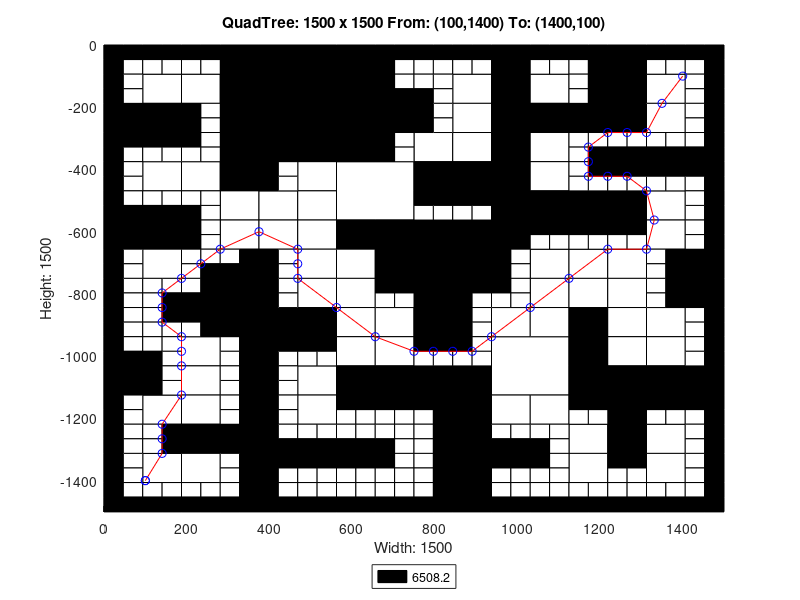

Write the MATLAB code that produced this figure.
axis([0 1500 -1500 0]);
title('QuadTree: 1500 x 1500 From: (100,1400) To: (1400,100)');
xlabel('Width: 1500');
ylabel('Height: 1500');
rectangle('Position',[375 -187.5 187.5 187.5], 'FaceColor',[0 0 0]);
rectangle('Position',[375 -375 187.5 187.5], 'FaceColor',[0 0 0]);
rectangle('Position',[562.5 -562.5 187.5 187.5], 'FaceColor',[1 1 1]);
rectangle('Position',[750 -750 187.5 187.5], 'FaceColor',[0 0 0]);
rectangle('Position',[937.5 -1125 187.5 187.5], 'FaceColor',[1 1 1]);
rectangle('Position',[93.75 -187.5 93.75 93.75], 'FaceColor',[1 1 1]);
rectangle('Position',[281.25 -93.75 93.75 93.75], 'FaceColor',[0 0 0]);
rectangle('Position',[187.5 -187.5 93.75 93.75], 'FaceColor',[1 1 1]);
rectangle('Position',[281.25 -187.5 93.75 93.75], 'FaceColor',[0 0 0]);
rectangle('Position',[0 -281.25 93.75 93.75], 'FaceColor',[0 0 0]);
rectangle('Position',[93.75 -281.25 93.75 93.75], 'FaceColor',[0 0 0]);
rectangle('Position',[281.25 -281.25 93.75 93.75], 'FaceColor',[0 0 0]);
rectangle('Position',[281.25 -375 93.75 93.75], 'FaceColor',[0 0 0]);
rectangle('Position',[562.5 -93.75 93.75 93.75], 'FaceColor',[0 0 0]);
rectangle('Position',[562.5 -187.5 93.75 93.75], 'FaceColor',[0 0 0]);
rectangle('Position',[562.5 -281.25 93.75 93.75], 'FaceColor',[0 0 0]);
rectangle('Position',[656.25 -281.25 93.75 93.75], 'FaceColor',[0 0 0]);
rectangle('Position',[562.5 -375 93.75 93.75], 'FaceColor',[0 0 0]);
rectangle('Position',[93.75 -468.75 93.75 93.75], 'FaceColor',[1 1 1]);
rectangle('Position',[187.5 -468.75 93.75 93.75], 'FaceColor',[1 1 1]);
rectangle('Position',[281.25 -468.75 93.75 93.75], 'FaceColor',[0 0 0]);
rectangle('Position',[281.25 -562.5 93.75 93.75], 'FaceColor',[1 1 1]);
rectangle('Position',[0 -656.25 93.75 93.75], 'FaceColor',[0 0 0]);
rectangle('Position',[93.75 -656.25 93.75 93.75], 'FaceColor',[0 0 0]);
rectangle('Position',[93.75 -750 93.75 93.75], 'FaceColor',[1 1 1]);
rectangle('Position',[281.25 -656.25 93.75 93.75], 'FaceColor',[1 1 1]);
rectangle('Position',[468.75 -468.75 93.75 93.75], 'FaceColor',[1 1 1]);
rectangle('Position',[375 -562.5 93.75 93.75], 'FaceColor',[1 1 1]);
rectangle('Position',[468.75 -562.5 93.75 93.75], 'FaceColor',[1 1 1]);
rectangle('Position',[375 -656.25 93.75 93.75], 'FaceColor',[1 1 1]);
rectangle('Position',[468.75 -656.25 93.75 93.75], 'FaceColor',[1 1 1]);
rectangle('Position',[468.75 -750 93.75 93.75], 'FaceColor',[1 1 1]);
rectangle('Position',[562.5 -656.25 93.75 93.75], 'FaceColor',[0 0 0]);
rectangle('Position',[656.25 -656.25 93.75 93.75], 'FaceColor',[0 0 0]);
rectangle('Position',[562.5 -750 93.75 93.75], 'FaceColor',[1 1 1]);
rectangle('Position',[656.25 -750 93.75 93.75], 'FaceColor',[0 0 0]);
rectangle('Position',[843.75 -187.5 93.75 93.75], 'FaceColor',[1 1 1]);
rectangle('Position',[937.5 -93.75 93.75 93.75], 'FaceColor',[0 0 0]);
rectangle('Position',[937.5 -187.5 93.75 93.75], 'FaceColor',[0 0 0]);
rectangle('Position',[1031.25 -187.5 93.75 93.75], 'FaceColor',[1 1 1]);
rectangle('Position',[843.75 -281.25 93.75 93.75], 'FaceColor',[1 1 1]);
rectangle('Position',[750 -375 93.75 93.75], 'FaceColor',[1 1 1]);
rectangle('Position',[843.75 -375 93.75 93.75], 'FaceColor',[1 1 1]);
rectangle('Position',[937.5 -281.25 93.75 93.75], 'FaceColor',[0 0 0]);
rectangle('Position',[1031.25 -281.25 93.75 93.75], 'FaceColor',[0 0 0]);
rectangle('Position',[937.5 -375 93.75 93.75], 'FaceColor',[0 0 0]);
rectangle('Position',[1031.25 -375 93.75 93.75], 'FaceColor',[1 1 1]);
rectangle('Position',[1218.75 -93.75 93.75 93.75], 'FaceColor',[0 0 0]);
rectangle('Position',[1218.75 -187.5 93.75 93.75], 'FaceColor',[0 0 0]);
rectangle('Position',[1312.5 -187.5 93.75 93.75], 'FaceColor',[1 1 1]);
rectangle('Position',[1125 -281.25 93.75 93.75], 'FaceColor',[0 0 0]);
rectangle('Position',[1218.75 -281.25 93.75 93.75], 'FaceColor',[0 0 0]);
rectangle('Position',[1312.5 -281.25 93.75 93.75], 'FaceColor',[1 1 1]);
rectangle('Position',[750 -468.75 93.75 93.75], 'FaceColor',[0 0 0]);
rectangle('Position',[843.75 -468.75 93.75 93.75], 'FaceColor',[0 0 0]);
rectangle('Position',[937.5 -468.75 93.75 93.75], 'FaceColor',[0 0 0]);
rectangle('Position',[1031.25 -468.75 93.75 93.75], 'FaceColor',[1 1 1]);
rectangle('Position',[937.5 -562.5 93.75 93.75], 'FaceColor',[0 0 0]);
rectangle('Position',[1031.25 -562.5 93.75 93.75], 'FaceColor',[0 0 0]);
rectangle('Position',[937.5 -656.25 93.75 93.75], 'FaceColor',[0 0 0]);
rectangle('Position',[1031.25 -750 93.75 93.75], 'FaceColor',[1 1 1]);
rectangle('Position',[1125 -562.5 93.75 93.75], 'FaceColor',[0 0 0]);
rectangle('Position',[1218.75 -562.5 93.75 93.75], 'FaceColor',[0 0 0]);
rectangle('Position',[1312.5 -562.5 93.75 93.75], 'FaceColor',[1 1 1]);
rectangle('Position',[1125 -750 93.75 93.75], 'FaceColor',[1 1 1]);
rectangle('Position',[1218.75 -750 93.75 93.75], 'FaceColor',[1 1 1]);
rectangle('Position',[1312.5 -656.25 93.75 93.75], 'FaceColor',[1 1 1]);
rectangle('Position',[1406.25 -750 93.75 93.75], 'FaceColor',[0 0 0]);
rectangle('Position',[281.25 -843.75 93.75 93.75], 'FaceColor',[0 0 0]);
rectangle('Position',[281.25 -937.5 93.75 93.75], 'FaceColor',[0 0 0]);
rectangle('Position',[0 -1125 93.75 93.75], 'FaceColor',[0 0 0]);
rectangle('Position',[187.5 -1031.25 93.75 93.75], 'FaceColor',[1 1 1]);
rectangle('Position',[187.5 -1125 93.75 93.75], 'FaceColor',[1 1 1]);
rectangle('Position',[468.75 -843.75 93.75 93.75], 'FaceColor',[1 1 1]);
rectangle('Position',[375 -937.5 93.75 93.75], 'FaceColor',[0 0 0]);
rectangle('Position',[468.75 -937.5 93.75 93.75], 'FaceColor',[0 0 0]);
rectangle('Position',[562.5 -843.75 93.75 93.75], 'FaceColor',[1 1 1]);
rectangle('Position',[562.5 -937.5 93.75 93.75], 'FaceColor',[1 1 1]);
rectangle('Position',[656.25 -937.5 93.75 93.75], 'FaceColor',[1 1 1]);
rectangle('Position',[468.75 -1125 93.75 93.75], 'FaceColor',[1 1 1]);
rectangle('Position',[562.5 -1031.25 93.75 93.75], 'FaceColor',[1 1 1]);
rectangle('Position',[656.25 -1031.25 93.75 93.75], 'FaceColor',[1 1 1]);
rectangle('Position',[562.5 -1125 93.75 93.75], 'FaceColor',[0 0 0]);
rectangle('Position',[656.25 -1125 93.75 93.75], 'FaceColor',[0 0 0]);
rectangle('Position',[93.75 -1218.75 93.75 93.75], 'FaceColor',[1 1 1]);
rectangle('Position',[187.5 -1218.75 93.75 93.75], 'FaceColor',[1 1 1]);
rectangle('Position',[187.5 -1312.5 93.75 93.75], 'FaceColor',[0 0 0]);
rectangle('Position',[281.25 -1312.5 93.75 93.75], 'FaceColor',[0 0 0]);
rectangle('Position',[93.75 -1406.25 93.75 93.75], 'FaceColor',[1 1 1]);
rectangle('Position',[187.5 -1406.25 93.75 93.75], 'FaceColor',[1 1 1]);
rectangle('Position',[468.75 -1218.75 93.75 93.75], 'FaceColor',[1 1 1]);
rectangle('Position',[750 -843.75 93.75 93.75], 'FaceColor',[0 0 0]);
rectangle('Position',[750 -937.5 93.75 93.75], 'FaceColor',[0 0 0]);
rectangle('Position',[1031.25 -843.75 93.75 93.75], 'FaceColor',[1 1 1]);
rectangle('Position',[937.5 -937.5 93.75 93.75], 'FaceColor',[1 1 1]);
rectangle('Position',[1031.25 -937.5 93.75 93.75], 'FaceColor',[1 1 1]);
rectangle('Position',[750 -1125 93.75 93.75], 'FaceColor',[0 0 0]);
rectangle('Position',[843.75 -1125 93.75 93.75], 'FaceColor',[0 0 0]);
rectangle('Position',[1125 -843.75 93.75 93.75], 'FaceColor',[1 1 1]);
rectangle('Position',[1218.75 -843.75 93.75 93.75], 'FaceColor',[1 1 1]);
rectangle('Position',[1125 -937.5 93.75 93.75], 'FaceColor',[0 0 0]);
rectangle('Position',[1218.75 -937.5 93.75 93.75], 'FaceColor',[1 1 1]);
rectangle('Position',[1406.25 -843.75 93.75 93.75], 'FaceColor',[0 0 0]);
rectangle('Position',[1312.5 -937.5 93.75 93.75], 'FaceColor',[1 1 1]);
rectangle('Position',[1125 -1031.25 93.75 93.75], 'FaceColor',[0 0 0]);
rectangle('Position',[1218.75 -1031.25 93.75 93.75], 'FaceColor',[1 1 1]);
rectangle('Position',[1125 -1125 93.75 93.75], 'FaceColor',[0 0 0]);
rectangle('Position',[1218.75 -1125 93.75 93.75], 'FaceColor',[0 0 0]);
rectangle('Position',[1312.5 -1031.25 93.75 93.75], 'FaceColor',[1 1 1]);
rectangle('Position',[1312.5 -1125 93.75 93.75], 'FaceColor',[0 0 0]);
rectangle('Position',[1406.25 -1125 93.75 93.75], 'FaceColor',[0 0 0]);
rectangle('Position',[843.75 -1218.75 93.75 93.75], 'FaceColor',[0 0 0]);
rectangle('Position',[843.75 -1312.5 93.75 93.75], 'FaceColor',[0 0 0]);
rectangle('Position',[937.5 -1218.75 93.75 93.75], 'FaceColor',[1 1 1]);
rectangle('Position',[1031.25 -1218.75 93.75 93.75], 'FaceColor',[1 1 1]);
rectangle('Position',[843.75 -1406.25 93.75 93.75], 'FaceColor',[0 0 0]);
rectangle('Position',[843.75 -1500 93.75 93.75], 'FaceColor',[0 0 0]);
rectangle('Position',[1218.75 -1218.75 93.75 93.75], 'FaceColor',[0 0 0]);
rectangle('Position',[1125 -1312.5 93.75 93.75], 'FaceColor',[1 1 1]);
rectangle('Position',[1218.75 -1312.5 93.75 93.75], 'FaceColor',[0 0 0]);
rectangle('Position',[1312.5 -1312.5 93.75 93.75], 'FaceColor',[1 1 1]);
rectangle('Position',[1125 -1406.25 93.75 93.75], 'FaceColor',[1 1 1]);
rectangle('Position',[1312.5 -1406.25 93.75 93.75], 'FaceColor',[1 1 1]);
rectangle('Position',[0 -46.875 46.875 46.875], 'FaceColor',[0 0 0]);
rectangle('Position',[46.875 -46.875 46.875 46.875], 'FaceColor',[0 0 0]);
rectangle('Position',[0 -93.75 46.875 46.875], 'FaceColor',[0 0 0]);
rectangle('Position',[46.875 -93.75 46.875 46.875], 'FaceColor',[1 1 1]);
rectangle('Position',[93.75 -46.875 46.875 46.875], 'FaceColor',[0 0 0]);
rectangle('Position',[140.625 -46.875 46.875 46.875], 'FaceColor',[0 0 0]);
rectangle('Position',[93.75 -93.75 46.875 46.875], 'FaceColor',[1 1 1]);
rectangle('Position',[140.625 -93.75 46.875 46.875], 'FaceColor',[1 1 1]);
rectangle('Position',[0 -140.625 46.875 46.875], 'FaceColor',[0 0 0]);
rectangle('Position',[46.875 -140.625 46.875 46.875], 'FaceColor',[1 1 1]);
rectangle('Position',[0 -187.5 46.875 46.875], 'FaceColor',[0 0 0]);
rectangle('Position',[46.875 -187.5 46.875 46.875], 'FaceColor',[1 1 1]);
rectangle('Position',[187.5 -46.875 46.875 46.875], 'FaceColor',[0 0 0]);
rectangle('Position',[234.375 -46.875 46.875 46.875], 'FaceColor',[0 0 0]);
rectangle('Position',[187.5 -93.75 46.875 46.875], 'FaceColor',[1 1 1]);
rectangle('Position',[234.375 -93.75 46.875 46.875], 'FaceColor',[1 1 1]);
rectangle('Position',[0 -328.125 46.875 46.875], 'FaceColor',[0 0 0]);
rectangle('Position',[46.875 -328.125 46.875 46.875], 'FaceColor',[0 0 0]);
rectangle('Position',[0 -375 46.875 46.875], 'FaceColor',[0 0 0]);
rectangle('Position',[46.875 -375 46.875 46.875], 'FaceColor',[1 1 1]);
rectangle('Position',[93.75 -328.125 46.875 46.875], 'FaceColor',[0 0 0]);
rectangle('Position',[140.625 -328.125 46.875 46.875], 'FaceColor',[0 0 0]);
rectangle('Position',[93.75 -375 46.875 46.875], 'FaceColor',[1 1 1]);
rectangle('Position',[140.625 -375 46.875 46.875], 'FaceColor',[1 1 1]);
rectangle('Position',[187.5 -234.375 46.875 46.875], 'FaceColor',[0 0 0]);
rectangle('Position',[234.375 -234.375 46.875 46.875], 'FaceColor',[1 1 1]);
rectangle('Position',[187.5 -281.25 46.875 46.875], 'FaceColor',[0 0 0]);
rectangle('Position',[234.375 -281.25 46.875 46.875], 'FaceColor',[1 1 1]);
rectangle('Position',[187.5 -328.125 46.875 46.875], 'FaceColor',[0 0 0]);
rectangle('Position',[234.375 -328.125 46.875 46.875], 'FaceColor',[1 1 1]);
rectangle('Position',[187.5 -375 46.875 46.875], 'FaceColor',[1 1 1]);
rectangle('Position',[234.375 -375 46.875 46.875], 'FaceColor',[1 1 1]);
rectangle('Position',[656.25 -46.875 46.875 46.875], 'FaceColor',[0 0 0]);
rectangle('Position',[703.125 -46.875 46.875 46.875], 'FaceColor',[0 0 0]);
rectangle('Position',[656.25 -93.75 46.875 46.875], 'FaceColor',[0 0 0]);
rectangle('Position',[703.125 -93.75 46.875 46.875], 'FaceColor',[1 1 1]);
rectangle('Position',[656.25 -140.625 46.875 46.875], 'FaceColor',[0 0 0]);
rectangle('Position',[703.125 -140.625 46.875 46.875], 'FaceColor',[1 1 1]);
rectangle('Position',[656.25 -187.5 46.875 46.875], 'FaceColor',[0 0 0]);
rectangle('Position',[703.125 -187.5 46.875 46.875], 'FaceColor',[0 0 0]);
rectangle('Position',[656.25 -328.125 46.875 46.875], 'FaceColor',[0 0 0]);
rectangle('Position',[703.125 -328.125 46.875 46.875], 'FaceColor',[1 1 1]);
rectangle('Position',[656.25 -375 46.875 46.875], 'FaceColor',[0 0 0]);
rectangle('Position',[703.125 -375 46.875 46.875], 'FaceColor',[1 1 1]);
rectangle('Position',[0 -421.875 46.875 46.875], 'FaceColor',[0 0 0]);
rectangle('Position',[46.875 -421.875 46.875 46.875], 'FaceColor',[1 1 1]);
rectangle('Position',[0 -468.75 46.875 46.875], 'FaceColor',[0 0 0]);
rectangle('Position',[46.875 -468.75 46.875 46.875], 'FaceColor',[1 1 1]);
rectangle('Position',[0 -515.625 46.875 46.875], 'FaceColor',[0 0 0]);
rectangle('Position',[46.875 -515.625 46.875 46.875], 'FaceColor',[1 1 1]);
rectangle('Position',[0 -562.5 46.875 46.875], 'FaceColor',[0 0 0]);
rectangle('Position',[46.875 -562.5 46.875 46.875], 'FaceColor',[0 0 0]);
rectangle('Position',[93.75 -515.625 46.875 46.875], 'FaceColor',[1 1 1]);
rectangle('Position',[140.625 -515.625 46.875 46.875], 'FaceColor',[1 1 1]);
rectangle('Position',[93.75 -562.5 46.875 46.875], 'FaceColor',[0 0 0]);
rectangle('Position',[140.625 -562.5 46.875 46.875], 'FaceColor',[0 0 0]);
rectangle('Position',[187.5 -515.625 46.875 46.875], 'FaceColor',[1 1 1]);
rectangle('Position',[234.375 -515.625 46.875 46.875], 'FaceColor',[1 1 1]);
rectangle('Position',[187.5 -562.5 46.875 46.875], 'FaceColor',[0 0 0]);
rectangle('Position',[234.375 -562.5 46.875 46.875], 'FaceColor',[1 1 1]);
rectangle('Position',[0 -703.125 46.875 46.875], 'FaceColor',[0 0 0]);
rectangle('Position',[46.875 -703.125 46.875 46.875], 'FaceColor',[1 1 1]);
rectangle('Position',[0 -750 46.875 46.875], 'FaceColor',[0 0 0]);
rectangle('Position',[46.875 -750 46.875 46.875], 'FaceColor',[1 1 1]);
rectangle('Position',[187.5 -609.375 46.875 46.875], 'FaceColor',[0 0 0]);
rectangle('Position',[234.375 -609.375 46.875 46.875], 'FaceColor',[1 1 1]);
rectangle('Position',[187.5 -656.25 46.875 46.875], 'FaceColor',[0 0 0]);
rectangle('Position',[234.375 -656.25 46.875 46.875], 'FaceColor',[1 1 1]);
rectangle('Position',[187.5 -703.125 46.875 46.875], 'FaceColor',[1 1 1]);
rectangle('Position',[234.375 -703.125 46.875 46.875], 'FaceColor',[1 1 1]);
rectangle('Position',[187.5 -750 46.875 46.875], 'FaceColor',[1 1 1]);
rectangle('Position',[234.375 -750 46.875 46.875], 'FaceColor',[0 0 0]);
rectangle('Position',[281.25 -703.125 46.875 46.875], 'FaceColor',[1 1 1]);
rectangle('Position',[328.125 -703.125 46.875 46.875], 'FaceColor',[0 0 0]);
rectangle('Position',[281.25 -750 46.875 46.875], 'FaceColor',[0 0 0]);
rectangle('Position',[328.125 -750 46.875 46.875], 'FaceColor',[0 0 0]);
rectangle('Position',[375 -421.875 46.875 46.875], 'FaceColor',[0 0 0]);
rectangle('Position',[421.875 -421.875 46.875 46.875], 'FaceColor',[1 1 1]);
rectangle('Position',[375 -468.75 46.875 46.875], 'FaceColor',[0 0 0]);
rectangle('Position',[421.875 -468.75 46.875 46.875], 'FaceColor',[1 1 1]);
rectangle('Position',[375 -703.125 46.875 46.875], 'FaceColor',[0 0 0]);
rectangle('Position',[421.875 -703.125 46.875 46.875], 'FaceColor',[1 1 1]);
rectangle('Position',[375 -750 46.875 46.875], 'FaceColor',[0 0 0]);
rectangle('Position',[421.875 -750 46.875 46.875], 'FaceColor',[1 1 1]);
rectangle('Position',[750 -46.875 46.875 46.875], 'FaceColor',[0 0 0]);
rectangle('Position',[796.875 -46.875 46.875 46.875], 'FaceColor',[0 0 0]);
rectangle('Position',[750 -93.75 46.875 46.875], 'FaceColor',[1 1 1]);
rectangle('Position',[796.875 -93.75 46.875 46.875], 'FaceColor',[1 1 1]);
rectangle('Position',[843.75 -46.875 46.875 46.875], 'FaceColor',[0 0 0]);
rectangle('Position',[890.625 -46.875 46.875 46.875], 'FaceColor',[0 0 0]);
rectangle('Position',[843.75 -93.75 46.875 46.875], 'FaceColor',[1 1 1]);
rectangle('Position',[890.625 -93.75 46.875 46.875], 'FaceColor',[1 1 1]);
rectangle('Position',[750 -140.625 46.875 46.875], 'FaceColor',[1 1 1]);
rectangle('Position',[796.875 -140.625 46.875 46.875], 'FaceColor',[1 1 1]);
rectangle('Position',[750 -187.5 46.875 46.875], 'FaceColor',[0 0 0]);
rectangle('Position',[796.875 -187.5 46.875 46.875], 'FaceColor',[1 1 1]);
rectangle('Position',[1031.25 -46.875 46.875 46.875], 'FaceColor',[0 0 0]);
rectangle('Position',[1078.12 -46.875 46.875 46.875], 'FaceColor',[0 0 0]);
rectangle('Position',[1031.25 -93.75 46.875 46.875], 'FaceColor',[1 1 1]);
rectangle('Position',[1078.12 -93.75 46.875 46.875], 'FaceColor',[1 1 1]);
rectangle('Position',[750 -234.375 46.875 46.875], 'FaceColor',[0 0 0]);
rectangle('Position',[796.875 -234.375 46.875 46.875], 'FaceColor',[1 1 1]);
rectangle('Position',[750 -281.25 46.875 46.875], 'FaceColor',[0 0 0]);
rectangle('Position',[796.875 -281.25 46.875 46.875], 'FaceColor',[1 1 1]);
rectangle('Position',[1125 -46.875 46.875 46.875], 'FaceColor',[0 0 0]);
rectangle('Position',[1171.88 -46.875 46.875 46.875], 'FaceColor',[0 0 0]);
rectangle('Position',[1125 -93.75 46.875 46.875], 'FaceColor',[1 1 1]);
rectangle('Position',[1171.88 -93.75 46.875 46.875], 'FaceColor',[0 0 0]);
rectangle('Position',[1125 -140.625 46.875 46.875], 'FaceColor',[1 1 1]);
rectangle('Position',[1171.88 -140.625 46.875 46.875], 'FaceColor',[0 0 0]);
rectangle('Position',[1125 -187.5 46.875 46.875], 'FaceColor',[1 1 1]);
rectangle('Position',[1171.88 -187.5 46.875 46.875], 'FaceColor',[0 0 0]);
rectangle('Position',[1312.5 -46.875 46.875 46.875], 'FaceColor',[0 0 0]);
rectangle('Position',[1359.38 -46.875 46.875 46.875], 'FaceColor',[0 0 0]);
rectangle('Position',[1312.5 -93.75 46.875 46.875], 'FaceColor',[1 1 1]);
rectangle('Position',[1359.38 -93.75 46.875 46.875], 'FaceColor',[1 1 1]);
rectangle('Position',[1406.25 -46.875 46.875 46.875], 'FaceColor',[0 0 0]);
rectangle('Position',[1453.12 -46.875 46.875 46.875], 'FaceColor',[0 0 0]);
rectangle('Position',[1406.25 -93.75 46.875 46.875], 'FaceColor',[1 1 1]);
rectangle('Position',[1453.12 -93.75 46.875 46.875], 'FaceColor',[0 0 0]);
rectangle('Position',[1406.25 -140.625 46.875 46.875], 'FaceColor',[1 1 1]);
rectangle('Position',[1453.12 -140.625 46.875 46.875], 'FaceColor',[0 0 0]);
rectangle('Position',[1406.25 -187.5 46.875 46.875], 'FaceColor',[1 1 1]);
rectangle('Position',[1453.12 -187.5 46.875 46.875], 'FaceColor',[0 0 0]);
rectangle('Position',[1125 -328.125 46.875 46.875], 'FaceColor',[1 1 1]);
rectangle('Position',[1171.88 -328.125 46.875 46.875], 'FaceColor',[1 1 1]);
rectangle('Position',[1125 -375 46.875 46.875], 'FaceColor',[1 1 1]);
rectangle('Position',[1171.88 -375 46.875 46.875], 'FaceColor',[0 0 0]);
rectangle('Position',[1218.75 -328.125 46.875 46.875], 'FaceColor',[1 1 1]);
rectangle('Position',[1265.62 -328.125 46.875 46.875], 'FaceColor',[1 1 1]);
rectangle('Position',[1218.75 -375 46.875 46.875], 'FaceColor',[0 0 0]);
rectangle('Position',[1265.62 -375 46.875 46.875], 'FaceColor',[0 0 0]);
rectangle('Position',[1406.25 -234.375 46.875 46.875], 'FaceColor',[1 1 1]);
rectangle('Position',[1453.12 -234.375 46.875 46.875], 'FaceColor',[0 0 0]);
rectangle('Position',[1406.25 -281.25 46.875 46.875], 'FaceColor',[1 1 1]);
rectangle('Position',[1453.12 -281.25 46.875 46.875], 'FaceColor',[0 0 0]);
rectangle('Position',[1312.5 -328.125 46.875 46.875], 'FaceColor',[1 1 1]);
rectangle('Position',[1359.38 -328.125 46.875 46.875], 'FaceColor',[1 1 1]);
rectangle('Position',[1312.5 -375 46.875 46.875], 'FaceColor',[0 0 0]);
rectangle('Position',[1359.38 -375 46.875 46.875], 'FaceColor',[0 0 0]);
rectangle('Position',[1406.25 -328.125 46.875 46.875], 'FaceColor',[1 1 1]);
rectangle('Position',[1453.12 -328.125 46.875 46.875], 'FaceColor',[0 0 0]);
rectangle('Position',[1406.25 -375 46.875 46.875], 'FaceColor',[0 0 0]);
rectangle('Position',[1453.12 -375 46.875 46.875], 'FaceColor',[0 0 0]);
rectangle('Position',[750 -515.625 46.875 46.875], 'FaceColor',[0 0 0]);
rectangle('Position',[796.875 -515.625 46.875 46.875], 'FaceColor',[0 0 0]);
rectangle('Position',[750 -562.5 46.875 46.875], 'FaceColor',[1 1 1]);
rectangle('Position',[796.875 -562.5 46.875 46.875], 'FaceColor',[1 1 1]);
rectangle('Position',[843.75 -515.625 46.875 46.875], 'FaceColor',[0 0 0]);
rectangle('Position',[890.625 -515.625 46.875 46.875], 'FaceColor',[0 0 0]);
rectangle('Position',[843.75 -562.5 46.875 46.875], 'FaceColor',[1 1 1]);
rectangle('Position',[890.625 -562.5 46.875 46.875], 'FaceColor',[1 1 1]);
rectangle('Position',[1031.25 -609.375 46.875 46.875], 'FaceColor',[0 0 0]);
rectangle('Position',[1078.12 -609.375 46.875 46.875], 'FaceColor',[0 0 0]);
rectangle('Position',[1031.25 -656.25 46.875 46.875], 'FaceColor',[1 1 1]);
rectangle('Position',[1078.12 -656.25 46.875 46.875], 'FaceColor',[1 1 1]);
rectangle('Position',[937.5 -703.125 46.875 46.875], 'FaceColor',[0 0 0]);
rectangle('Position',[984.375 -703.125 46.875 46.875], 'FaceColor',[1 1 1]);
rectangle('Position',[937.5 -750 46.875 46.875], 'FaceColor',[0 0 0]);
rectangle('Position',[984.375 -750 46.875 46.875], 'FaceColor',[1 1 1]);
rectangle('Position',[1125 -421.875 46.875 46.875], 'FaceColor',[1 1 1]);
rectangle('Position',[1171.88 -421.875 46.875 46.875], 'FaceColor',[0 0 0]);
rectangle('Position',[1125 -468.75 46.875 46.875], 'FaceColor',[1 1 1]);
rectangle('Position',[1171.88 -468.75 46.875 46.875], 'FaceColor',[1 1 1]);
rectangle('Position',[1218.75 -421.875 46.875 46.875], 'FaceColor',[0 0 0]);
rectangle('Position',[1265.62 -421.875 46.875 46.875], 'FaceColor',[0 0 0]);
rectangle('Position',[1218.75 -468.75 46.875 46.875], 'FaceColor',[1 1 1]);
rectangle('Position',[1265.62 -468.75 46.875 46.875], 'FaceColor',[1 1 1]);
rectangle('Position',[1312.5 -421.875 46.875 46.875], 'FaceColor',[0 0 0]);
rectangle('Position',[1359.38 -421.875 46.875 46.875], 'FaceColor',[0 0 0]);
rectangle('Position',[1312.5 -468.75 46.875 46.875], 'FaceColor',[1 1 1]);
rectangle('Position',[1359.38 -468.75 46.875 46.875], 'FaceColor',[1 1 1]);
rectangle('Position',[1406.25 -421.875 46.875 46.875], 'FaceColor',[0 0 0]);
rectangle('Position',[1453.12 -421.875 46.875 46.875], 'FaceColor',[0 0 0]);
rectangle('Position',[1406.25 -468.75 46.875 46.875], 'FaceColor',[1 1 1]);
rectangle('Position',[1453.12 -468.75 46.875 46.875], 'FaceColor',[0 0 0]);
rectangle('Position',[1406.25 -515.625 46.875 46.875], 'FaceColor',[1 1 1]);
rectangle('Position',[1453.12 -515.625 46.875 46.875], 'FaceColor',[0 0 0]);
rectangle('Position',[1406.25 -562.5 46.875 46.875], 'FaceColor',[1 1 1]);
rectangle('Position',[1453.12 -562.5 46.875 46.875], 'FaceColor',[0 0 0]);
rectangle('Position',[1125 -609.375 46.875 46.875], 'FaceColor',[0 0 0]);
rectangle('Position',[1171.88 -609.375 46.875 46.875], 'FaceColor',[0 0 0]);
rectangle('Position',[1125 -656.25 46.875 46.875], 'FaceColor',[1 1 1]);
rectangle('Position',[1171.88 -656.25 46.875 46.875], 'FaceColor',[1 1 1]);
rectangle('Position',[1218.75 -609.375 46.875 46.875], 'FaceColor',[0 0 0]);
rectangle('Position',[1265.62 -609.375 46.875 46.875], 'FaceColor',[0 0 0]);
rectangle('Position',[1218.75 -656.25 46.875 46.875], 'FaceColor',[1 1 1]);
rectangle('Position',[1265.62 -656.25 46.875 46.875], 'FaceColor',[1 1 1]);
rectangle('Position',[1406.25 -609.375 46.875 46.875], 'FaceColor',[1 1 1]);
rectangle('Position',[1453.12 -609.375 46.875 46.875], 'FaceColor',[0 0 0]);
rectangle('Position',[1406.25 -656.25 46.875 46.875], 'FaceColor',[1 1 1]);
rectangle('Position',[1453.12 -656.25 46.875 46.875], 'FaceColor',[0 0 0]);
rectangle('Position',[1312.5 -703.125 46.875 46.875], 'FaceColor',[1 1 1]);
rectangle('Position',[1359.38 -703.125 46.875 46.875], 'FaceColor',[0 0 0]);
rectangle('Position',[1312.5 -750 46.875 46.875], 'FaceColor',[1 1 1]);
rectangle('Position',[1359.38 -750 46.875 46.875], 'FaceColor',[0 0 0]);
rectangle('Position',[0 -796.875 46.875 46.875], 'FaceColor',[0 0 0]);
rectangle('Position',[46.875 -796.875 46.875 46.875], 'FaceColor',[1 1 1]);
rectangle('Position',[0 -843.75 46.875 46.875], 'FaceColor',[0 0 0]);
rectangle('Position',[46.875 -843.75 46.875 46.875], 'FaceColor',[1 1 1]);
rectangle('Position',[93.75 -796.875 46.875 46.875], 'FaceColor',[1 1 1]);
rectangle('Position',[140.625 -796.875 46.875 46.875], 'FaceColor',[1 1 1]);
rectangle('Position',[93.75 -843.75 46.875 46.875], 'FaceColor',[1 1 1]);
rectangle('Position',[140.625 -843.75 46.875 46.875], 'FaceColor',[0 0 0]);
rectangle('Position',[0 -890.625 46.875 46.875], 'FaceColor',[0 0 0]);
rectangle('Position',[46.875 -890.625 46.875 46.875], 'FaceColor',[1 1 1]);
rectangle('Position',[0 -937.5 46.875 46.875], 'FaceColor',[0 0 0]);
rectangle('Position',[46.875 -937.5 46.875 46.875], 'FaceColor',[1 1 1]);
rectangle('Position',[93.75 -890.625 46.875 46.875], 'FaceColor',[1 1 1]);
rectangle('Position',[140.625 -890.625 46.875 46.875], 'FaceColor',[0 0 0]);
rectangle('Position',[93.75 -937.5 46.875 46.875], 'FaceColor',[1 1 1]);
rectangle('Position',[140.625 -937.5 46.875 46.875], 'FaceColor',[1 1 1]);
rectangle('Position',[187.5 -796.875 46.875 46.875], 'FaceColor',[1 1 1]);
rectangle('Position',[234.375 -796.875 46.875 46.875], 'FaceColor',[0 0 0]);
rectangle('Position',[187.5 -843.75 46.875 46.875], 'FaceColor',[0 0 0]);
rectangle('Position',[234.375 -843.75 46.875 46.875], 'FaceColor',[0 0 0]);
rectangle('Position',[187.5 -890.625 46.875 46.875], 'FaceColor',[0 0 0]);
rectangle('Position',[234.375 -890.625 46.875 46.875], 'FaceColor',[0 0 0]);
rectangle('Position',[187.5 -937.5 46.875 46.875], 'FaceColor',[1 1 1]);
rectangle('Position',[234.375 -937.5 46.875 46.875], 'FaceColor',[0 0 0]);
rectangle('Position',[0 -984.375 46.875 46.875], 'FaceColor',[0 0 0]);
rectangle('Position',[46.875 -984.375 46.875 46.875], 'FaceColor',[1 1 1]);
rectangle('Position',[0 -1031.25 46.875 46.875], 'FaceColor',[0 0 0]);
rectangle('Position',[46.875 -1031.25 46.875 46.875], 'FaceColor',[0 0 0]);
rectangle('Position',[93.75 -984.375 46.875 46.875], 'FaceColor',[1 1 1]);
rectangle('Position',[140.625 -984.375 46.875 46.875], 'FaceColor',[1 1 1]);
rectangle('Position',[93.75 -1031.25 46.875 46.875], 'FaceColor',[0 0 0]);
rectangle('Position',[140.625 -1031.25 46.875 46.875], 'FaceColor',[1 1 1]);
rectangle('Position',[93.75 -1078.12 46.875 46.875], 'FaceColor',[0 0 0]);
rectangle('Position',[140.625 -1078.12 46.875 46.875], 'FaceColor',[1 1 1]);
rectangle('Position',[93.75 -1125 46.875 46.875], 'FaceColor',[0 0 0]);
rectangle('Position',[140.625 -1125 46.875 46.875], 'FaceColor',[1 1 1]);
rectangle('Position',[281.25 -984.375 46.875 46.875], 'FaceColor',[1 1 1]);
rectangle('Position',[328.125 -984.375 46.875 46.875], 'FaceColor',[0 0 0]);
rectangle('Position',[281.25 -1031.25 46.875 46.875], 'FaceColor',[1 1 1]);
rectangle('Position',[328.125 -1031.25 46.875 46.875], 'FaceColor',[0 0 0]);
rectangle('Position',[281.25 -1078.12 46.875 46.875], 'FaceColor',[1 1 1]);
rectangle('Position',[328.125 -1078.12 46.875 46.875], 'FaceColor',[0 0 0]);
rectangle('Position',[281.25 -1125 46.875 46.875], 'FaceColor',[1 1 1]);
rectangle('Position',[328.125 -1125 46.875 46.875], 'FaceColor',[0 0 0]);
rectangle('Position',[375 -796.875 46.875 46.875], 'FaceColor',[0 0 0]);
rectangle('Position',[421.875 -796.875 46.875 46.875], 'FaceColor',[1 1 1]);
rectangle('Position',[375 -843.75 46.875 46.875], 'FaceColor',[0 0 0]);
rectangle('Position',[421.875 -843.75 46.875 46.875], 'FaceColor',[1 1 1]);
rectangle('Position',[656.25 -796.875 46.875 46.875], 'FaceColor',[0 0 0]);
rectangle('Position',[703.125 -796.875 46.875 46.875], 'FaceColor',[0 0 0]);
rectangle('Position',[656.25 -843.75 46.875 46.875], 'FaceColor',[1 1 1]);
rectangle('Position',[703.125 -843.75 46.875 46.875], 'FaceColor',[1 1 1]);
rectangle('Position',[375 -984.375 46.875 46.875], 'FaceColor',[0 0 0]);
rectangle('Position',[421.875 -984.375 46.875 46.875], 'FaceColor',[0 0 0]);
rectangle('Position',[375 -1031.25 46.875 46.875], 'FaceColor',[0 0 0]);
rectangle('Position',[421.875 -1031.25 46.875 46.875], 'FaceColor',[1 1 1]);
rectangle('Position',[468.75 -984.375 46.875 46.875], 'FaceColor',[0 0 0]);
rectangle('Position',[515.625 -984.375 46.875 46.875], 'FaceColor',[0 0 0]);
rectangle('Position',[468.75 -1031.25 46.875 46.875], 'FaceColor',[1 1 1]);
rectangle('Position',[515.625 -1031.25 46.875 46.875], 'FaceColor',[1 1 1]);
rectangle('Position',[375 -1078.12 46.875 46.875], 'FaceColor',[0 0 0]);
rectangle('Position',[421.875 -1078.12 46.875 46.875], 'FaceColor',[1 1 1]);
rectangle('Position',[375 -1125 46.875 46.875], 'FaceColor',[0 0 0]);
rectangle('Position',[421.875 -1125 46.875 46.875], 'FaceColor',[1 1 1]);
rectangle('Position',[0 -1171.88 46.875 46.875], 'FaceColor',[0 0 0]);
rectangle('Position',[46.875 -1171.88 46.875 46.875], 'FaceColor',[1 1 1]);
rectangle('Position',[0 -1218.75 46.875 46.875], 'FaceColor',[0 0 0]);
rectangle('Position',[46.875 -1218.75 46.875 46.875], 'FaceColor',[1 1 1]);
rectangle('Position',[0 -1265.62 46.875 46.875], 'FaceColor',[0 0 0]);
rectangle('Position',[46.875 -1265.62 46.875 46.875], 'FaceColor',[1 1 1]);
rectangle('Position',[0 -1312.5 46.875 46.875], 'FaceColor',[0 0 0]);
rectangle('Position',[46.875 -1312.5 46.875 46.875], 'FaceColor',[1 1 1]);
rectangle('Position',[93.75 -1265.62 46.875 46.875], 'FaceColor',[1 1 1]);
rectangle('Position',[140.625 -1265.62 46.875 46.875], 'FaceColor',[0 0 0]);
rectangle('Position',[93.75 -1312.5 46.875 46.875], 'FaceColor',[1 1 1]);
rectangle('Position',[140.625 -1312.5 46.875 46.875], 'FaceColor',[0 0 0]);
rectangle('Position',[281.25 -1171.88 46.875 46.875], 'FaceColor',[1 1 1]);
rectangle('Position',[328.125 -1171.88 46.875 46.875], 'FaceColor',[0 0 0]);
rectangle('Position',[281.25 -1218.75 46.875 46.875], 'FaceColor',[1 1 1]);
rectangle('Position',[328.125 -1218.75 46.875 46.875], 'FaceColor',[0 0 0]);
rectangle('Position',[0 -1359.38 46.875 46.875], 'FaceColor',[0 0 0]);
rectangle('Position',[46.875 -1359.38 46.875 46.875], 'FaceColor',[1 1 1]);
rectangle('Position',[0 -1406.25 46.875 46.875], 'FaceColor',[0 0 0]);
rectangle('Position',[46.875 -1406.25 46.875 46.875], 'FaceColor',[1 1 1]);
rectangle('Position',[0 -1453.12 46.875 46.875], 'FaceColor',[0 0 0]);
rectangle('Position',[46.875 -1453.12 46.875 46.875], 'FaceColor',[1 1 1]);
rectangle('Position',[0 -1500 46.875 46.875], 'FaceColor',[0 0 0]);
rectangle('Position',[46.875 -1500 46.875 46.875], 'FaceColor',[0 0 0]);
rectangle('Position',[93.75 -1453.12 46.875 46.875], 'FaceColor',[1 1 1]);
rectangle('Position',[140.625 -1453.12 46.875 46.875], 'FaceColor',[1 1 1]);
rectangle('Position',[93.75 -1500 46.875 46.875], 'FaceColor',[0 0 0]);
rectangle('Position',[140.625 -1500 46.875 46.875], 'FaceColor',[0 0 0]);
rectangle('Position',[281.25 -1359.38 46.875 46.875], 'FaceColor',[1 1 1]);
rectangle('Position',[328.125 -1359.38 46.875 46.875], 'FaceColor',[0 0 0]);
rectangle('Position',[281.25 -1406.25 46.875 46.875], 'FaceColor',[1 1 1]);
rectangle('Position',[328.125 -1406.25 46.875 46.875], 'FaceColor',[0 0 0]);
rectangle('Position',[187.5 -1453.12 46.875 46.875], 'FaceColor',[1 1 1]);
rectangle('Position',[234.375 -1453.12 46.875 46.875], 'FaceColor',[1 1 1]);
rectangle('Position',[187.5 -1500 46.875 46.875], 'FaceColor',[0 0 0]);
rectangle('Position',[234.375 -1500 46.875 46.875], 'FaceColor',[0 0 0]);
rectangle('Position',[281.25 -1453.12 46.875 46.875], 'FaceColor',[1 1 1]);
rectangle('Position',[328.125 -1453.12 46.875 46.875], 'FaceColor',[0 0 0]);
rectangle('Position',[281.25 -1500 46.875 46.875], 'FaceColor',[0 0 0]);
rectangle('Position',[328.125 -1500 46.875 46.875], 'FaceColor',[0 0 0]);
rectangle('Position',[375 -1171.88 46.875 46.875], 'FaceColor',[0 0 0]);
rectangle('Position',[421.875 -1171.88 46.875 46.875], 'FaceColor',[1 1 1]);
rectangle('Position',[375 -1218.75 46.875 46.875], 'FaceColor',[0 0 0]);
rectangle('Position',[421.875 -1218.75 46.875 46.875], 'FaceColor',[1 1 1]);
rectangle('Position',[375 -1265.62 46.875 46.875], 'FaceColor',[0 0 0]);
rectangle('Position',[421.875 -1265.62 46.875 46.875], 'FaceColor',[1 1 1]);
rectangle('Position',[375 -1312.5 46.875 46.875], 'FaceColor',[0 0 0]);
rectangle('Position',[421.875 -1312.5 46.875 46.875], 'FaceColor',[0 0 0]);
rectangle('Position',[468.75 -1265.62 46.875 46.875], 'FaceColor',[1 1 1]);
rectangle('Position',[515.625 -1265.62 46.875 46.875], 'FaceColor',[1 1 1]);
rectangle('Position',[468.75 -1312.5 46.875 46.875], 'FaceColor',[0 0 0]);
rectangle('Position',[515.625 -1312.5 46.875 46.875], 'FaceColor',[0 0 0]);
rectangle('Position',[562.5 -1171.88 46.875 46.875], 'FaceColor',[0 0 0]);
rectangle('Position',[609.375 -1171.88 46.875 46.875], 'FaceColor',[0 0 0]);
rectangle('Position',[562.5 -1218.75 46.875 46.875], 'FaceColor',[1 1 1]);
rectangle('Position',[609.375 -1218.75 46.875 46.875], 'FaceColor',[1 1 1]);
rectangle('Position',[656.25 -1171.88 46.875 46.875], 'FaceColor',[0 0 0]);
rectangle('Position',[703.125 -1171.88 46.875 46.875], 'FaceColor',[0 0 0]);
rectangle('Position',[656.25 -1218.75 46.875 46.875], 'FaceColor',[1 1 1]);
rectangle('Position',[703.125 -1218.75 46.875 46.875], 'FaceColor',[1 1 1]);
rectangle('Position',[562.5 -1265.62 46.875 46.875], 'FaceColor',[1 1 1]);
rectangle('Position',[609.375 -1265.62 46.875 46.875], 'FaceColor',[1 1 1]);
rectangle('Position',[562.5 -1312.5 46.875 46.875], 'FaceColor',[0 0 0]);
rectangle('Position',[609.375 -1312.5 46.875 46.875], 'FaceColor',[0 0 0]);
rectangle('Position',[656.25 -1265.62 46.875 46.875], 'FaceColor',[1 1 1]);
rectangle('Position',[703.125 -1265.62 46.875 46.875], 'FaceColor',[1 1 1]);
rectangle('Position',[656.25 -1312.5 46.875 46.875], 'FaceColor',[0 0 0]);
rectangle('Position',[703.125 -1312.5 46.875 46.875], 'FaceColor',[1 1 1]);
rectangle('Position',[375 -1359.38 46.875 46.875], 'FaceColor',[0 0 0]);
rectangle('Position',[421.875 -1359.38 46.875 46.875], 'FaceColor',[0 0 0]);
rectangle('Position',[375 -1406.25 46.875 46.875], 'FaceColor',[0 0 0]);
rectangle('Position',[421.875 -1406.25 46.875 46.875], 'FaceColor',[1 1 1]);
rectangle('Position',[468.75 -1359.38 46.875 46.875], 'FaceColor',[0 0 0]);
rectangle('Position',[515.625 -1359.38 46.875 46.875], 'FaceColor',[0 0 0]);
rectangle('Position',[468.75 -1406.25 46.875 46.875], 'FaceColor',[1 1 1]);
rectangle('Position',[515.625 -1406.25 46.875 46.875], 'FaceColor',[1 1 1]);
rectangle('Position',[375 -1453.12 46.875 46.875], 'FaceColor',[0 0 0]);
rectangle('Position',[421.875 -1453.12 46.875 46.875], 'FaceColor',[1 1 1]);
rectangle('Position',[375 -1500 46.875 46.875], 'FaceColor',[0 0 0]);
rectangle('Position',[421.875 -1500 46.875 46.875], 'FaceColor',[0 0 0]);
rectangle('Position',[468.75 -1453.12 46.875 46.875], 'FaceColor',[1 1 1]);
rectangle('Position',[515.625 -1453.12 46.875 46.875], 'FaceColor',[1 1 1]);
rectangle('Position',[468.75 -1500 46.875 46.875], 'FaceColor',[0 0 0]);
rectangle('Position',[515.625 -1500 46.875 46.875], 'FaceColor',[0 0 0]);
rectangle('Position',[562.5 -1359.38 46.875 46.875], 'FaceColor',[0 0 0]);
rectangle('Position',[609.375 -1359.38 46.875 46.875], 'FaceColor',[0 0 0]);
rectangle('Position',[562.5 -1406.25 46.875 46.875], 'FaceColor',[1 1 1]);
rectangle('Position',[609.375 -1406.25 46.875 46.875], 'FaceColor',[1 1 1]);
rectangle('Position',[656.25 -1359.38 46.875 46.875], 'FaceColor',[0 0 0]);
rectangle('Position',[703.125 -1359.38 46.875 46.875], 'FaceColor',[1 1 1]);
rectangle('Position',[656.25 -1406.25 46.875 46.875], 'FaceColor',[1 1 1]);
rectangle('Position',[703.125 -1406.25 46.875 46.875], 'FaceColor',[1 1 1]);
rectangle('Position',[562.5 -1453.12 46.875 46.875], 'FaceColor',[1 1 1]);
rectangle('Position',[609.375 -1453.12 46.875 46.875], 'FaceColor',[1 1 1]);
rectangle('Position',[562.5 -1500 46.875 46.875], 'FaceColor',[0 0 0]);
rectangle('Position',[609.375 -1500 46.875 46.875], 'FaceColor',[0 0 0]);
rectangle('Position',[656.25 -1453.12 46.875 46.875], 'FaceColor',[1 1 1]);
rectangle('Position',[703.125 -1453.12 46.875 46.875], 'FaceColor',[1 1 1]);
rectangle('Position',[656.25 -1500 46.875 46.875], 'FaceColor',[0 0 0]);
rectangle('Position',[703.125 -1500 46.875 46.875], 'FaceColor',[0 0 0]);
rectangle('Position',[843.75 -796.875 46.875 46.875], 'FaceColor',[0 0 0]);
rectangle('Position',[890.625 -796.875 46.875 46.875], 'FaceColor',[0 0 0]);
rectangle('Position',[843.75 -843.75 46.875 46.875], 'FaceColor',[0 0 0]);
rectangle('Position',[890.625 -843.75 46.875 46.875], 'FaceColor',[1 1 1]);
rectangle('Position',[843.75 -890.625 46.875 46.875], 'FaceColor',[0 0 0]);
rectangle('Position',[890.625 -890.625 46.875 46.875], 'FaceColor',[1 1 1]);
rectangle('Position',[843.75 -937.5 46.875 46.875], 'FaceColor',[0 0 0]);
rectangle('Position',[890.625 -937.5 46.875 46.875], 'FaceColor',[1 1 1]);
rectangle('Position',[937.5 -796.875 46.875 46.875], 'FaceColor',[0 0 0]);
rectangle('Position',[984.375 -796.875 46.875 46.875], 'FaceColor',[1 1 1]);
rectangle('Position',[937.5 -843.75 46.875 46.875], 'FaceColor',[1 1 1]);
rectangle('Position',[984.375 -843.75 46.875 46.875], 'FaceColor',[1 1 1]);
rectangle('Position',[750 -984.375 46.875 46.875], 'FaceColor',[0 0 0]);
rectangle('Position',[796.875 -984.375 46.875 46.875], 'FaceColor',[0 0 0]);
rectangle('Position',[750 -1031.25 46.875 46.875], 'FaceColor',[1 1 1]);
rectangle('Position',[796.875 -1031.25 46.875 46.875], 'FaceColor',[1 1 1]);
rectangle('Position',[843.75 -984.375 46.875 46.875], 'FaceColor',[0 0 0]);
rectangle('Position',[890.625 -984.375 46.875 46.875], 'FaceColor',[1 1 1]);
rectangle('Position',[843.75 -1031.25 46.875 46.875], 'FaceColor',[1 1 1]);
rectangle('Position',[890.625 -1031.25 46.875 46.875], 'FaceColor',[1 1 1]);
rectangle('Position',[1312.5 -796.875 46.875 46.875], 'FaceColor',[1 1 1]);
rectangle('Position',[1359.38 -796.875 46.875 46.875], 'FaceColor',[0 0 0]);
rectangle('Position',[1312.5 -843.75 46.875 46.875], 'FaceColor',[1 1 1]);
rectangle('Position',[1359.38 -843.75 46.875 46.875], 'FaceColor',[0 0 0]);
rectangle('Position',[1406.25 -890.625 46.875 46.875], 'FaceColor',[1 1 1]);
rectangle('Position',[1453.12 -890.625 46.875 46.875], 'FaceColor',[0 0 0]);
rectangle('Position',[1406.25 -937.5 46.875 46.875], 'FaceColor',[1 1 1]);
rectangle('Position',[1453.12 -937.5 46.875 46.875], 'FaceColor',[0 0 0]);
rectangle('Position',[1406.25 -984.375 46.875 46.875], 'FaceColor',[1 1 1]);
rectangle('Position',[1453.12 -984.375 46.875 46.875], 'FaceColor',[0 0 0]);
rectangle('Position',[1406.25 -1031.25 46.875 46.875], 'FaceColor',[1 1 1]);
rectangle('Position',[1453.12 -1031.25 46.875 46.875], 'FaceColor',[0 0 0]);
rectangle('Position',[750 -1171.88 46.875 46.875], 'FaceColor',[0 0 0]);
rectangle('Position',[796.875 -1171.88 46.875 46.875], 'FaceColor',[0 0 0]);
rectangle('Position',[750 -1218.75 46.875 46.875], 'FaceColor',[1 1 1]);
rectangle('Position',[796.875 -1218.75 46.875 46.875], 'FaceColor',[0 0 0]);
rectangle('Position',[750 -1265.62 46.875 46.875], 'FaceColor',[1 1 1]);
rectangle('Position',[796.875 -1265.62 46.875 46.875], 'FaceColor',[0 0 0]);
rectangle('Position',[750 -1312.5 46.875 46.875], 'FaceColor',[1 1 1]);
rectangle('Position',[796.875 -1312.5 46.875 46.875], 'FaceColor',[0 0 0]);
rectangle('Position',[937.5 -1265.62 46.875 46.875], 'FaceColor',[1 1 1]);
rectangle('Position',[984.375 -1265.62 46.875 46.875], 'FaceColor',[1 1 1]);
rectangle('Position',[937.5 -1312.5 46.875 46.875], 'FaceColor',[0 0 0]);
rectangle('Position',[984.375 -1312.5 46.875 46.875], 'FaceColor',[0 0 0]);
rectangle('Position',[1031.25 -1265.62 46.875 46.875], 'FaceColor',[1 1 1]);
rectangle('Position',[1078.12 -1265.62 46.875 46.875], 'FaceColor',[1 1 1]);
rectangle('Position',[1031.25 -1312.5 46.875 46.875], 'FaceColor',[0 0 0]);
rectangle('Position',[1078.12 -1312.5 46.875 46.875], 'FaceColor',[1 1 1]);
rectangle('Position',[750 -1359.38 46.875 46.875], 'FaceColor',[1 1 1]);
rectangle('Position',[796.875 -1359.38 46.875 46.875], 'FaceColor',[0 0 0]);
rectangle('Position',[750 -1406.25 46.875 46.875], 'FaceColor',[1 1 1]);
rectangle('Position',[796.875 -1406.25 46.875 46.875], 'FaceColor',[0 0 0]);
rectangle('Position',[750 -1453.12 46.875 46.875], 'FaceColor',[1 1 1]);
rectangle('Position',[796.875 -1453.12 46.875 46.875], 'FaceColor',[0 0 0]);
rectangle('Position',[750 -1500 46.875 46.875], 'FaceColor',[0 0 0]);
rectangle('Position',[796.875 -1500 46.875 46.875], 'FaceColor',[0 0 0]);
rectangle('Position',[937.5 -1359.38 46.875 46.875], 'FaceColor',[0 0 0]);
rectangle('Position',[984.375 -1359.38 46.875 46.875], 'FaceColor',[0 0 0]);
rectangle('Position',[937.5 -1406.25 46.875 46.875], 'FaceColor',[1 1 1]);
rectangle('Position',[984.375 -1406.25 46.875 46.875], 'FaceColor',[1 1 1]);
rectangle('Position',[1031.25 -1359.38 46.875 46.875], 'FaceColor',[0 0 0]);
rectangle('Position',[1078.12 -1359.38 46.875 46.875], 'FaceColor',[1 1 1]);
rectangle('Position',[1031.25 -1406.25 46.875 46.875], 'FaceColor',[1 1 1]);
rectangle('Position',[1078.12 -1406.25 46.875 46.875], 'FaceColor',[1 1 1]);
rectangle('Position',[937.5 -1453.12 46.875 46.875], 'FaceColor',[1 1 1]);
rectangle('Position',[984.375 -1453.12 46.875 46.875], 'FaceColor',[1 1 1]);
rectangle('Position',[937.5 -1500 46.875 46.875], 'FaceColor',[0 0 0]);
rectangle('Position',[984.375 -1500 46.875 46.875], 'FaceColor',[0 0 0]);
rectangle('Position',[1031.25 -1453.12 46.875 46.875], 'FaceColor',[1 1 1]);
rectangle('Position',[1078.12 -1453.12 46.875 46.875], 'FaceColor',[1 1 1]);
rectangle('Position',[1031.25 -1500 46.875 46.875], 'FaceColor',[0 0 0]);
rectangle('Position',[1078.12 -1500 46.875 46.875], 'FaceColor',[0 0 0]);
rectangle('Position',[1125 -1171.88 46.875 46.875], 'FaceColor',[0 0 0]);
rectangle('Position',[1171.88 -1171.88 46.875 46.875], 'FaceColor',[0 0 0]);
rectangle('Position',[1125 -1218.75 46.875 46.875], 'FaceColor',[1 1 1]);
rectangle('Position',[1171.88 -1218.75 46.875 46.875], 'FaceColor',[1 1 1]);
rectangle('Position',[1312.5 -1171.88 46.875 46.875], 'FaceColor',[0 0 0]);
rectangle('Position',[1359.38 -1171.88 46.875 46.875], 'FaceColor',[0 0 0]);
rectangle('Position',[1312.5 -1218.75 46.875 46.875], 'FaceColor',[1 1 1]);
rectangle('Position',[1359.38 -1218.75 46.875 46.875], 'FaceColor',[1 1 1]);
rectangle('Position',[1406.25 -1171.88 46.875 46.875], 'FaceColor',[0 0 0]);
rectangle('Position',[1453.12 -1171.88 46.875 46.875], 'FaceColor',[0 0 0]);
rectangle('Position',[1406.25 -1218.75 46.875 46.875], 'FaceColor',[1 1 1]);
rectangle('Position',[1453.12 -1218.75 46.875 46.875], 'FaceColor',[0 0 0]);
rectangle('Position',[1406.25 -1265.62 46.875 46.875], 'FaceColor',[1 1 1]);
rectangle('Position',[1453.12 -1265.62 46.875 46.875], 'FaceColor',[0 0 0]);
rectangle('Position',[1406.25 -1312.5 46.875 46.875], 'FaceColor',[1 1 1]);
rectangle('Position',[1453.12 -1312.5 46.875 46.875], 'FaceColor',[0 0 0]);
rectangle('Position',[1218.75 -1359.38 46.875 46.875], 'FaceColor',[0 0 0]);
rectangle('Position',[1265.62 -1359.38 46.875 46.875], 'FaceColor',[0 0 0]);
rectangle('Position',[1218.75 -1406.25 46.875 46.875], 'FaceColor',[1 1 1]);
rectangle('Position',[1265.62 -1406.25 46.875 46.875], 'FaceColor',[1 1 1]);
rectangle('Position',[1125 -1453.12 46.875 46.875], 'FaceColor',[1 1 1]);
rectangle('Position',[1171.88 -1453.12 46.875 46.875], 'FaceColor',[1 1 1]);
rectangle('Position',[1125 -1500 46.875 46.875], 'FaceColor',[0 0 0]);
rectangle('Position',[1171.88 -1500 46.875 46.875], 'FaceColor',[0 0 0]);
rectangle('Position',[1218.75 -1453.12 46.875 46.875], 'FaceColor',[1 1 1]);
rectangle('Position',[1265.62 -1453.12 46.875 46.875], 'FaceColor',[1 1 1]);
rectangle('Position',[1218.75 -1500 46.875 46.875], 'FaceColor',[0 0 0]);
rectangle('Position',[1265.62 -1500 46.875 46.875], 'FaceColor',[0 0 0]);
rectangle('Position',[1406.25 -1359.38 46.875 46.875], 'FaceColor',[1 1 1]);
rectangle('Position',[1453.12 -1359.38 46.875 46.875], 'FaceColor',[0 0 0]);
rectangle('Position',[1406.25 -1406.25 46.875 46.875], 'FaceColor',[1 1 1]);
rectangle('Position',[1453.12 -1406.25 46.875 46.875], 'FaceColor',[0 0 0]);
rectangle('Position',[1312.5 -1453.12 46.875 46.875], 'FaceColor',[1 1 1]);
rectangle('Position',[1359.38 -1453.12 46.875 46.875], 'FaceColor',[1 1 1]);
rectangle('Position',[1312.5 -1500 46.875 46.875], 'FaceColor',[0 0 0]);
rectangle('Position',[1359.38 -1500 46.875 46.875], 'FaceColor',[0 0 0]);
rectangle('Position',[1406.25 -1453.12 46.875 46.875], 'FaceColor',[1 1 1]);
rectangle('Position',[1453.12 -1453.12 46.875 46.875], 'FaceColor',[0 0 0]);
rectangle('Position',[1406.25 -1500 46.875 46.875], 'FaceColor',[0 0 0]);
rectangle('Position',[1453.12 -1500 46.875 46.875], 'FaceColor',[0 0 0]);
X=[1400,1350,1312.5,1265.62,1218.75,1171.88,1171.88,1171.88,1218.75,1265.62,1312.5,1331.25,1312.5,1218.75,1125,1031.25,937.5,890.625,843.75,796.875,750,656.25,562.5,468.75,468.75,468.75,375,281.25,234.375,187.5,140.625,140.625,140.625,187.5,187.5,187.5,187.5,140.625,140.625,140.625,100,100];
Y=[-100,-187.5,-281.25,-281.25,-281.25,-328.125,-375,-421.875,-421.875,-421.875,-468.75,-562.5,-656.25,-656.25,-750,-843.75,-937.5,-984.375,-984.375,-984.375,-984.375,-937.5,-843.75,-750,-703.125,-656.25,-600,-656.25,-703.125,-750,-796.875,-843.75,-890.625,-937.5,-984.375,-1031.25,-1125,-1218.75,-1265.62,-1312.5,-1400,-1400];
hold on;
plot(X,Y,'r');
plot(X,Y,'bo');
legend('6508.2','Location','southoutside');
